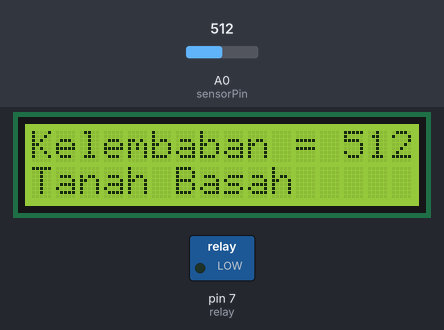
Recording of a sketch running on a simulated Arduino Uno, built with avr-gcc and run on an emulated ATmega328P. Shown: 16×2 character LCD, switched loads named in the sketch (green lamp = pin HIGH). Inputs (shaded band) come from the test bench; at power-on: A0 (sensorPin) = 512.

Above: at 1.2 s.
At 2.2 s:
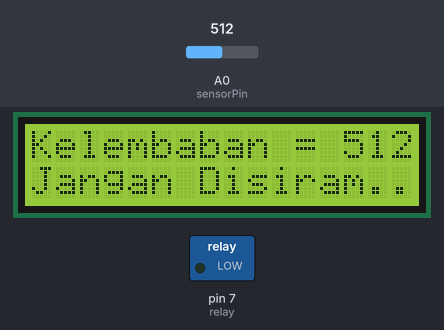
2.3 s: A0 (sensorPin) set to 687
At 3.5 s:
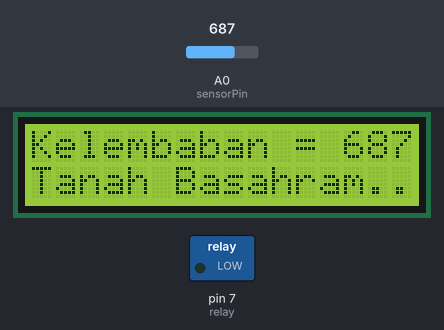
7.4 s: A0 (sensorPin) set to 708
At 9.2 s:
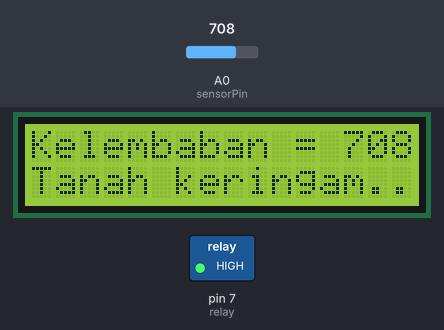
12.5 s: A0 (sensorPin) set to 690
At 14.3 s:
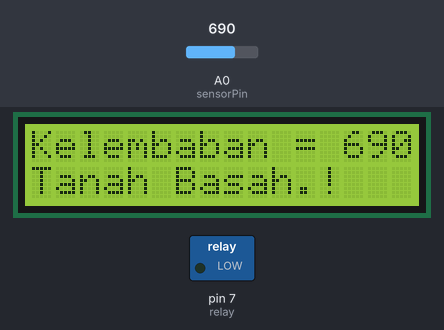
Timing chart, 0 to 15.8 s (numbered marks = the images above; inputs shaded):
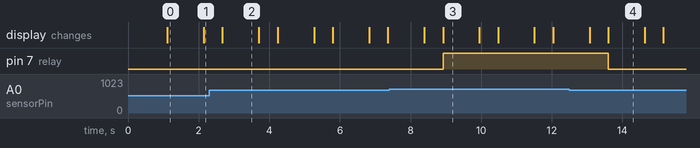

Measured:
- the behaviour switches between 699 and 700 on A0 (sensorPin) (found by bisection; images 2 and 3)
- after the input at 2.3 s, the display: changes after 0.37 s (image 2)
- after the input at 7.4 s, pin 7 (relay): LOW → HIGH after 1.5 s; the display: first differs from a run without the input after 1.5 s (image 3)
- after the input at 12.5 s, pin 7 (relay): HIGH → LOW after 1.1 s; the display: first differs from a run without the input after 1.1 s (image 4)
- what the display in image 0 shows lasts 1.0 s, from 1.1 s to 2.1 s

The sketch:

kelembabansensor.ino
```cpp
/*
 * Kelompok Bori Tech
 * Create by : Made agus andi gunawan
 */
#include <Wire.h>
#include <LiquidCrystal_I2C.h>
LiquidCrystal_I2C lcd(0x27, 16, 2);

int sensorPin = A0;
int nilai;
const int relay = 7;

void setup()
{
  pinMode(sensorPin, INPUT);
  pinMode(relay, OUTPUT);
  lcd.begin();
  lcd.setCursor(4, 0);
  lcd.print("kelompok");
  lcd.setCursor(4, 1);
  lcd.print("BORI TECH");
  delay(1000);
  lcd.clear();
}

void loop()
{
  int nilai = analogRead(sensorPin);
  lcd.setCursor(0 ,0);
  lcd.print("Kelembaban = ");
  lcd.print(nilai);

  if(nilai < 700)
  {
    lcd.setCursor(0, 1);
    lcd.print("Tanah Basah");
    digitalWrite(relay, LOW);
    delay(1000);
    lcd.clear();
    lcd.setCursor(0 ,0);
    lcd.print("Kelembaban = ");
    lcd.print(nilai);
    lcd.setCursor(0, 1);
    lcd.print("Jangan Disiram..!");
  }
  else if(nilai < 700 && nilai > 350)
  {
    lcd.setCursor(0 ,0);
    lcd.print("normal");
    digitalWrite(relay, LOW);
    delay(1000);
    lcd.clear();
    lcd.setCursor(0 ,0);
    lcd.print("Kelembaban = ");
    lcd.print(nilai);
    lcd.setCursor(0, 1);
    lcd.print("Santuyy");
  }
  else
  {
    lcd.setCursor(0, 1);
    lcd.print("Tanah kering");
    digitalWrite(relay, HIGH);
    delay(1000);
    lcd.clear();
    lcd.setCursor(0 ,0);
    lcd.print("Kelembaban = ");
    lcd.print(nilai);
    lcd.setCursor(0, 1);
    lcd.print("Siram Oyy...!");
  }
  delay(500);
}
```
